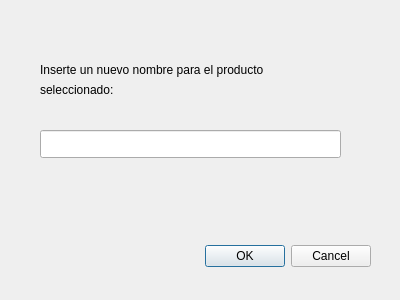
<?xml version="1.0" encoding="UTF-8"?>
<ui version="4.0">
 <class>formModificarNombre</class>
 <widget class="QDialog" name="formModificarNombre">
  <property name="geometry">
   <rect>
    <x>0</x>
    <y>0</y>
    <width>400</width>
    <height>300</height>
   </rect>
  </property>
  <property name="windowTitle">
   <string>Dialog</string>
  </property>
  <property name="modal">
   <bool>true</bool>
  </property>
  <widget class="QDialogButtonBox" name="buttonBox">
   <property name="geometry">
    <rect>
     <x>30</x>
     <y>240</y>
     <width>341</width>
     <height>32</height>
    </rect>
   </property>
   <property name="orientation">
    <enum>Qt::Horizontal</enum>
   </property>
   <property name="standardButtons">
    <set>QDialogButtonBox::Cancel|QDialogButtonBox::Ok</set>
   </property>
  </widget>
  <widget class="QLabel" name="labelModificarNombre">
   <property name="geometry">
    <rect>
     <x>40</x>
     <y>60</y>
     <width>381</width>
     <height>20</height>
    </rect>
   </property>
   <property name="font">
    <font>
     <pointsize>9</pointsize>
    </font>
   </property>
   <property name="text">
    <string>Inserte un nuevo nombre para el producto</string>
   </property>
  </widget>
  <widget class="QLineEdit" name="editNuevoNombre">
   <property name="geometry">
    <rect>
     <x>40</x>
     <y>130</y>
     <width>301</width>
     <height>28</height>
    </rect>
   </property>
  </widget>
  <widget class="QLabel" name="label">
   <property name="geometry">
    <rect>
     <x>40</x>
     <y>80</y>
     <width>211</width>
     <height>20</height>
    </rect>
   </property>
   <property name="text">
    <string>seleccionado:</string>
   </property>
  </widget>
 </widget>
 <resources/>
 <connections>
  <connection>
   <sender>buttonBox</sender>
   <signal>accepted()</signal>
   <receiver>formModificarNombre</receiver>
   <slot>accept()</slot>
   <hints>
    <hint type="sourcelabel">
     <x>248</x>
     <y>254</y>
    </hint>
    <hint type="destinationlabel">
     <x>157</x>
     <y>274</y>
    </hint>
   </hints>
  </connection>
  <connection>
   <sender>buttonBox</sender>
   <signal>rejected()</signal>
   <receiver>formModificarNombre</receiver>
   <slot>reject()</slot>
   <hints>
    <hint type="sourcelabel">
     <x>316</x>
     <y>260</y>
    </hint>
    <hint type="destinationlabel">
     <x>286</x>
     <y>274</y>
    </hint>
   </hints>
  </connection>
 </connections>
</ui>
